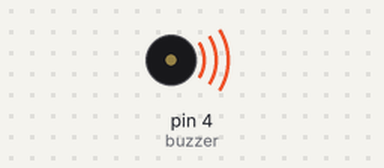
Recording of a sketch running on a simulated Arduino Uno, built with avr-gcc and run on an emulated ATmega328P. Parts: buzzer (waves = sounding).

Above: at 4.3 s.
At 9.3 s:
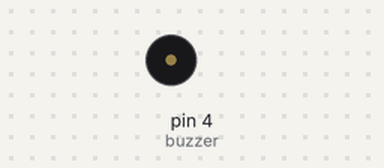
Timing chart, 0 to 9.6 s (numbered marks = the images above):
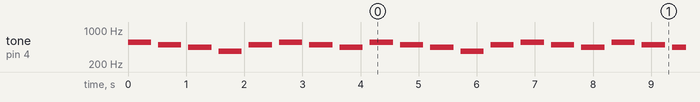

The sketch:

callMeOnMyCellphone.ino
```cpp
int buzzer = 4;  // Buzzer pin

// Note frequencies
#define C5s 554
#define B4  494
#define A4  440
#define F4s 370

// Note durations (milliseconds)
int beat = 400;

void setup() {
  // Melody: "you used to call me on my cell phone"
  int melody[] = {C5s, B4, A4, F4s, B4, C5s, B4, A4};
  int noteDurations[] = {beat, beat, beat, beat, beat, beat, beat, beat};

  for (int i = 0; i < 8; i++) {
    tone(buzzer, melody[i], noteDurations[i]);
    delay(noteDurations[i] * 1.3);  // Slight pause between notes
  }

  noTone(buzzer);  // Stop playing
}

void loop() {
  // Repeat melody
  setup();
}
```

Measured:
- by itself, tone on pin 4 (buzzer): repeats every 4.2 s: silent 0.12 s, 494 Hz 0.40 s, silent 0.12 s, 440 Hz 0.40 s, silent 0.12 s, 370 Hz 0.40 s, silent 0.12 s, 494 Hz 0.40 s, silent 0.12 s, 554 Hz 0.40 s, silent 0.12 s, 494 Hz 0.40 s, silent 0.12 s, 440 Hz 0.40 s, silent 0.12 s, 554 Hz 0.40 s
